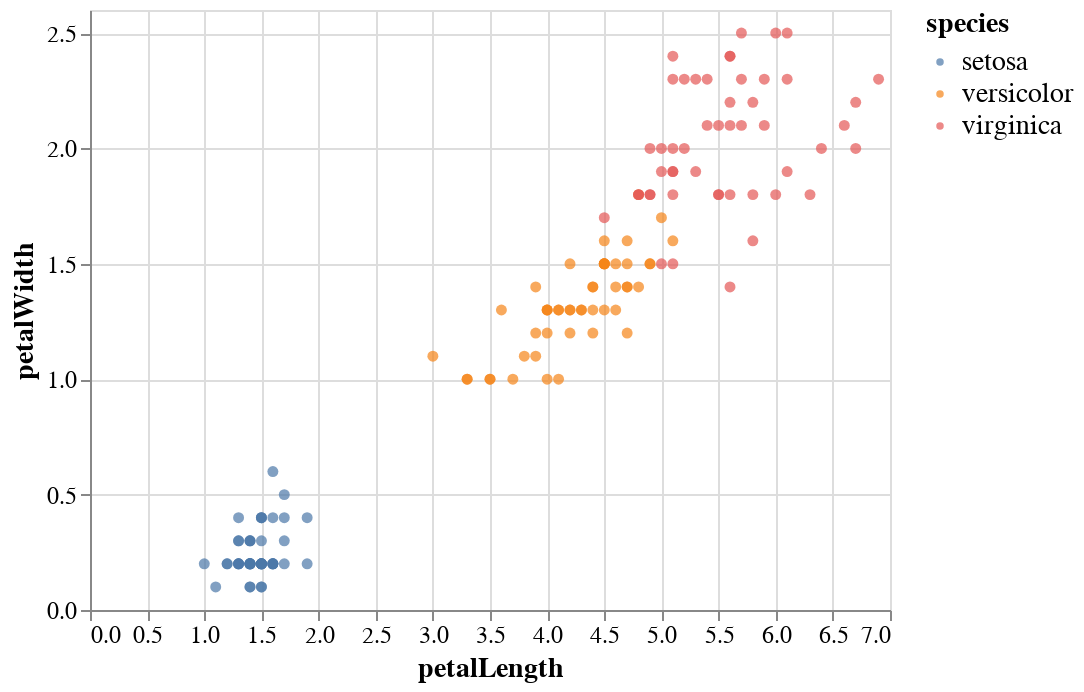

The cell this chart's notebook holds for it:
### Markdown cell above
### High level declarative vs low level imperative visualization tools

**The text below is largely from the [University of Washington's Altair course](https://github.com/uwdata/visualization-curriculum)
(Copyright (c) 2019, University of Washington)
and has been restructured and modified
to fit the format of this course.**

By *declarative*,
we mean that you can provide a high-level specification of *what* you want the visualization to include, in terms of *data*, *graphical marks*, and *encoding channels*, rather than having to specify *how* to implement the visualization in terms of for-loops, low-level drawing commands, *etc*. For example, you would say "color my data by the column 'country'" instead of "go through this data frame and plot any observations of country1 in blue, any observations of country2 in red, etc".

Declarative visualization tools lets you think about **data and relationship**, rather than **plot construction details.** A key idea is that you declare links between data fields and visual encoding channels, such as the x-axis, y-axis, color, *etc*. The rest of the plot details are handled automatically. Building on this declarative plotting idea, a surprising range of simple to sophisticated visualizations can be created using a concise grammar.
Thanks to this functional way of interfaces with data, only minimal changes are required if the underlying data change or to change the type of plot.

This is an example of what plotting in an imperative library can look like (in this case matplotlib).
Don't worry about the specifics, but notice the general concept of for loops etc
(to be fair there are some newer features in matplotlib that try to borrow some high level syntax,
but the general concept is well conveyed here).

![](img/imperative-mpl.png)

A declarative library let's us talk in terms of our data instead
(again don't worry about the exact code, but see if you can understand the concept of the code and what we are plotting here):

![](img/declarative-altair.png)

(The examples above are from [this deepnote visualization intro tutorial](https://deepnote.com/@allan-campopiano/Intro-to-Altair-challenges-with-code-oiylaVDoSXu1a75xovuFRw))

### Code cell
alt.Chart(data.iris()).mark_circle().encode(
    x='petalLength',
    y='petalWidth',
    color='species'
)

### Figure 1 — Vega-Lite specification as saved in the notebook (floating-point values rounded to 4 significant figures; data arrays with more than 128 entries replaced by an {"elided": "..."} marker saying what was removed)
{"config": {"view": {"continuousWidth": 400, "continuousHeight": 300}, "legend": {"symbolSize": 14, "titleFontSize": 14, "labelFontSize": 14}, "axis": {"titleFontSize": 14, "labelFontSize": 12}, "header": {"titleFontSize": 16, "labelFontSize": 14}, "encoding": {"x": {"scale": {"zero": false}}}}, "data": {"name": "data-a264acbd6e539a8b3afc0cb5f240fb57"}, "mark": "circle", "encoding": {"color": {"field": "species", "type": "nominal"}, "x": {"field": "petalLength", "type": "quantitative"}, "y": {"field": "petalWidth", "type": "quantitative"}}, "$schema": "https://vega.github.io/schema/vega-lite/v4.17.0.json", "datasets": {"data-a264acbd6e539a8b3afc0cb5f240fb57": {"elided": "150 records"}}}
